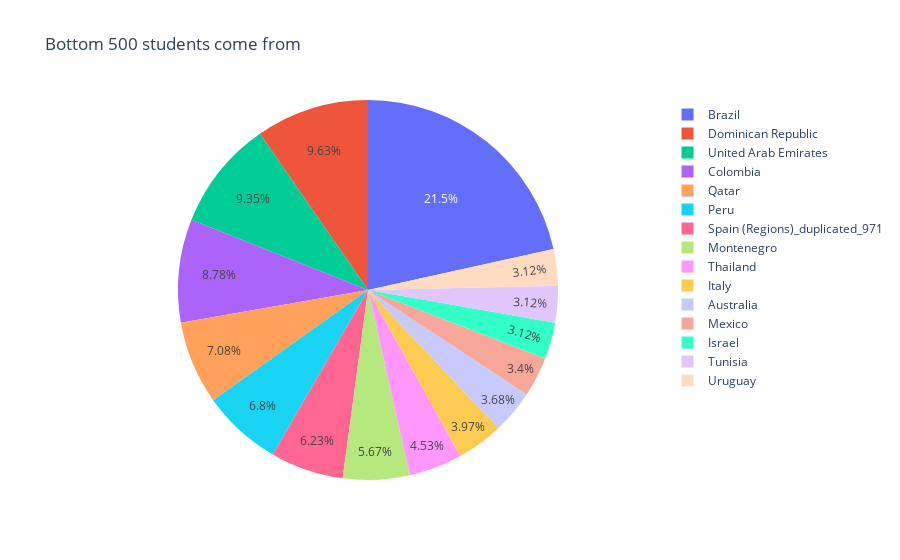

Notebook code for this chart:
### Code cell
s_bottom500_dist = s_bottom500.groupby("CNTRYID").size()
s_bottom500_dist = s_bottom500_dist[s_bottom500_dist > 10]
fig = px.pie(
    names=s_bottom500_dist.index,
    values=s_bottom500_dist,
    title="Bottom 500 students come from",
)
fig.show()

### Figure 1 — Plotly figure (JSON) as saved in the notebook; plotly's stock layout.template omitted (floating-point values rounded to 4 significant figures)
{"data": [{"domain": {"x": [0, 1], "y": [0, 1]}, "hovertemplate": "label=%{label}<br>value=%{value}<extra></extra>", "labels": ["Australia", "Brazil", "Colombia", "Dominican Republic", "Israel", "Italy", "Mexico", "Montenegro", "Peru", "Qatar", "Spain (Regions)_duplicated_971", "Thailand", "Tunisia", "United Arab Emirates", "Uruguay"], "legendgroup": "", "name": "", "showlegend": true, "type": "pie", "values": [13, 76, 31, 34, 11, 14, 12, 20, 24, 25, 22, 16, 11, 33, 11]}], "layout": {"legend": {"tracegroupgap": 0}, "title": {"text": "Bottom 500 students come from"}}}
